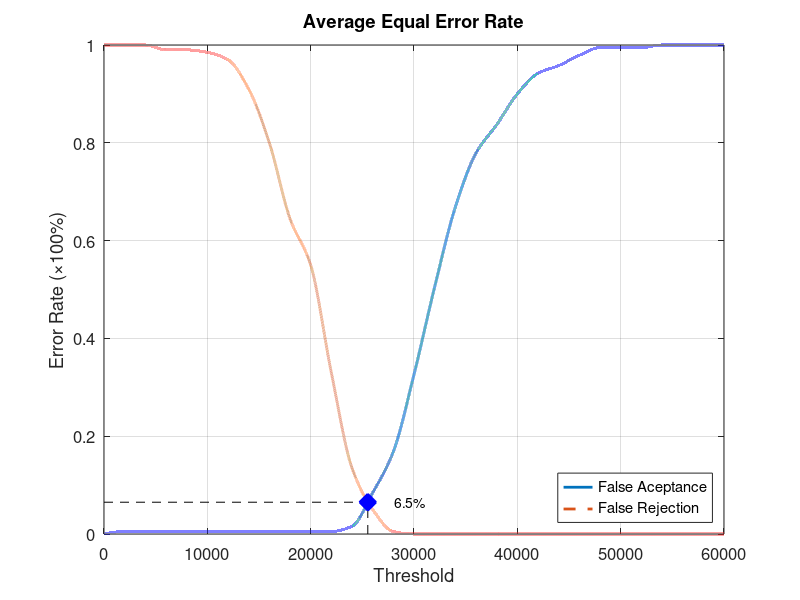
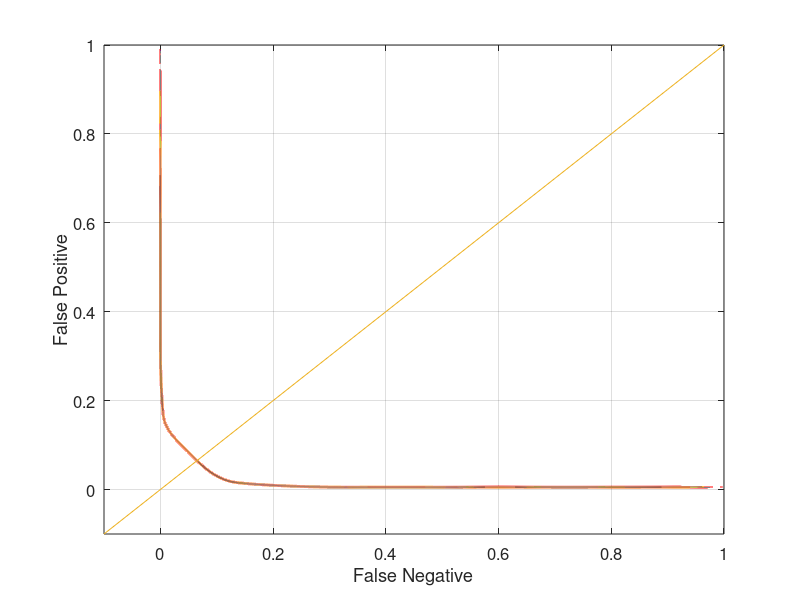

MATLAB code for these plots, in order:
function yEER = Database3_4
close all;
clear;
clc;
x = 0:2000:60000;
xq = 0:0.5:60000;

y0 = [0 0.00526316 0.00526316 0.00526316 0.00526316 0.00526316 0.00526316 0.00526316 0.00526316 0.00526316 0.00526316 0.00526316 0.0157895 0.0842105 0.168421 0.326316 0.505263 0.668421 0.778947 0.836842 0.9 0.942105 0.957895 0.978947 0.994737 0.994737 0.994737 1 1 1 1];
yy0 = interp1(x, y0, xq, 'pchip');
y1 = [1 1 1 0.99 0.99 0.985 0.97 0.91 0.8 0.645 0.55 0.33 0.135 0.05 0.005 0 0 0 0 0 0 0 0 0 0 0 0 0 0 0 0];
yy1 = interp1(x, y1, xq, 'pchip');

% Calculating EER: 
y2 = abs(y0 - y1);
find(y2 == min(y2))
yy2 = abs(yy0 - yy1);
xEER = find(yy2 == min(yy2));
xEERIndex = xq(xEER) % X-axis EER
yEER = yy0(xEER) % Y-axis EER

main = figure
plot(xq, yy0,'-','LineWidth', 2);	hold on
plot(xq, yy1,'--','LineWidth', 2);	hold on
plot([xEERIndex xEERIndex], [0 yEER], 'k--');	hold on
plot([0 xEERIndex], [yEER yEER], 'k--');	hold on
plot(xEERIndex, yEER, 'bx', 'LineWidth', 10);	hold on
text(xEERIndex + 10 * xEERIndex / 100, yEER, [num2str(round((10000 * yEER)) / 100) '%'])
legend('False Aceptance', 'False Rejection', 'Location', 'SouthEast')
xlabel('Threshold')
ylabel('Error Rate (\times100%)')
title('Average Equal Error Rate')
set(gca, 'FontSize', 12)
axis([0 60000 0 1])
grid on

print(main, 'Database3_4Main', '-dpng');
FNRxFPR = figure('Color', [1 1 1]);
plot(yy1, yy0, '-', yy1, yy0, 'LineWidth', 2);
hold on
y = -0.1:0.1:1
plot(y, y); 
set(gca, 'FontSize', 12)
xlabel('False Negative')
ylabel('False Positive')
axis([-0.1 1 -0.1 1])
set(gca, 'FontSize', 12)
grid on

print(FNRxFPR, 'Database3_4FNRxFPR','-dpng');
end
